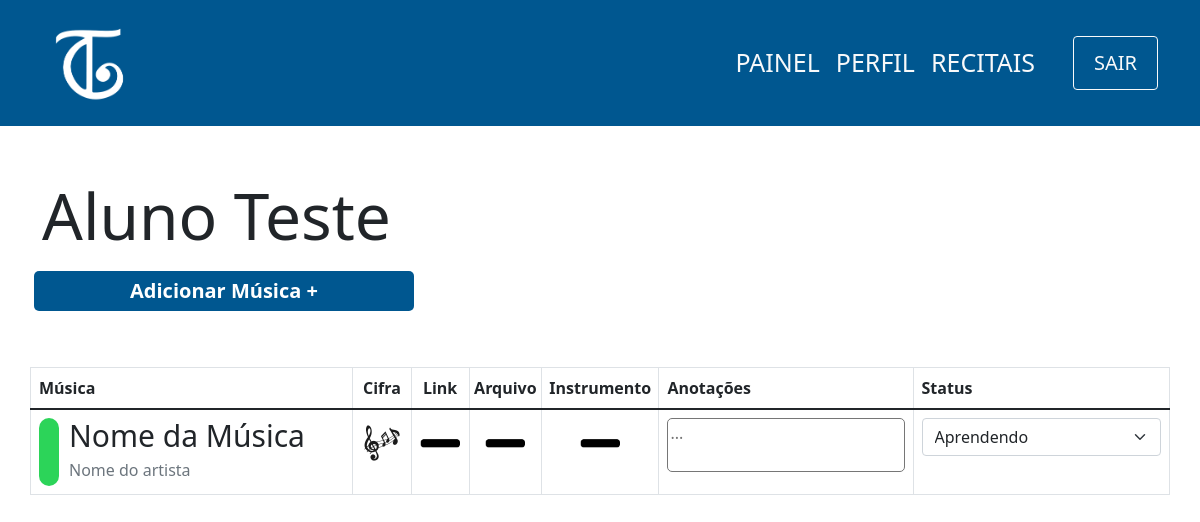
Page /view/aluno/musicas.php (signed in) on the earlier database version.
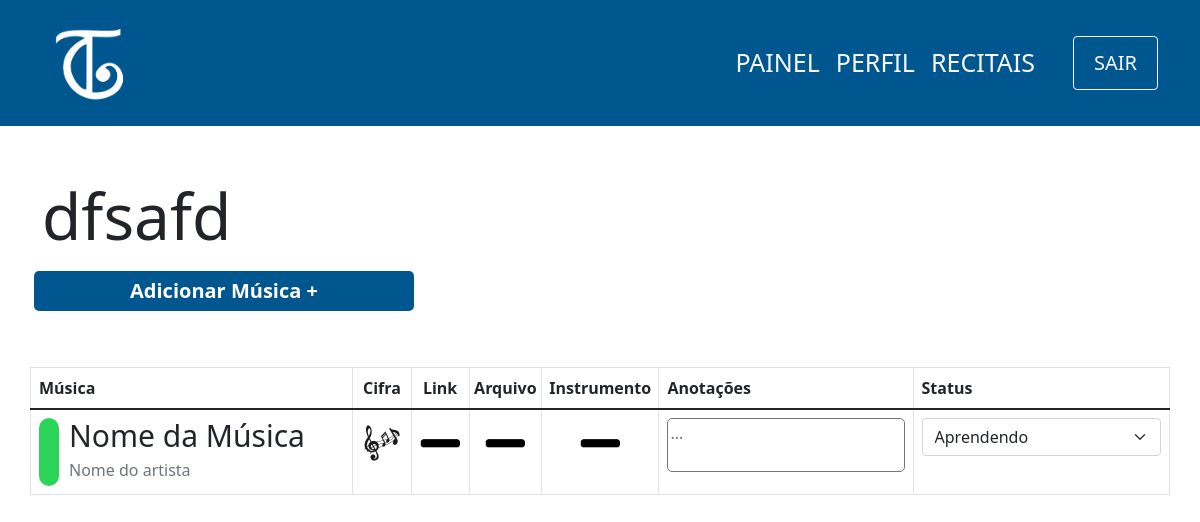
Same page on the later database version.
### tables this page shows
CREATE TABLE aluno(
                id INTEGER PRIMARY KEY,
                cpf varchar(11) not null,
                nome varchar(100) not null,
                username varchar(100) not null,
                responsavel varchar(100),
                data_nasc date not null,
                senha varchar(100) not null,
                email varchar(100) not null                    
            );

### controller/aluno/musicas.php (called while the page is built)
<?php
    $id=$_SESSION["id"];
    $sql = $db->prepare('SELECT * FROM aluno WHERE id = :id');
    $sql->bindParam(':id',$id);
    $sql->execute();
    $aluno=$sql->fetch();
?>

### view/aluno/musicas.php (the view, shortened to what this page needs)
<?php
    include '../../layouts/navbar.php';
    include '../../controller/aluno/musicas.php';
?>
<div class="container">
    <div class="row mt-5">
        <h1 class="mt-1 mb-3 display-3">
            <?php echo ($aluno['nome']) ?>
        </h1>
        <span class="btn-principal col-md-4 col-sm-12 mx-1 text-center mb-5">
            <a>Adicionar Música +</a>
        </span>
        <div class="table-responsive px-0">
            <table class="table table-hover table-bordered mt-2 p-0">
                <thead>
                    <tr style="">
                        <th scope="col" colspan="3" >Música</th>
                        <th scope="col" colspan="1" class="text-center px-0">Cifra</th>
                        <th scope="col" colspan="1" class="text-center px-0">Link</th>
                        <th scope="col" colspan="1" class="text-center px-0">Arquivo</th>
                        <th scope="col" colspan="1" class="text-center px-0">Instrumento</th>
                        <th scope="col" colspan="2">Anotações</th>
                        <th scope="col" colspan="2">Status</th>
                    </tr>
                </thead>
                <tbody>
                    <tr>
                        <td colspan="3">
                            <div style="position:relative">
                                <div class="status-badge verde" id="status-1">&nbsp</div>
                                <div class="d-flex flex-column" style="margin-left:30px">
                                    <p class="mb-1 font-weight-bold display-3" style="font-size:30px">Nome da Música</p>
                                    <p class="mb-1 font-weight-light text-muted">Nome do artista</p>
                                </div>
                            </div>
                        </td>
                        <td colspan="1" class="text-center px-0">
                            <img src="../../images/cifra-icon.png" width="50px">
                        </td>
                        <td colspan="1" class="text-center px-0">
                            <img src="../../images/none-icon.png" width="50px">
                        </td>
                        <td colspan="1" class="text-center px-0">
                            <img src="../../images/none-icon.png" width="50px">
                        </td>
                        <td colspan="1" class="text-center px-0">
                            <img src="../../images/none-icon.png" width="50px">
                        </td>
                        <td colspan="2">
                            <textarea class="anotacoes" id="note-1" placeholder="..." onblur="quickNoteUpdate(1)"></textarea>
                        </td>
                        <td colspan="2">
                            <select class="form-select" id="select-1" onchange="changeColor(1)">
                                <option value="1">Aprendendo</option>
                        </td>
               </tbody>
            </table>
        </div>
    </div>
</div>

### layouts/header.php (shortened to what this page needs)
<?php
    echo'   <!doctype html>
    <html lang="pt-br">
      <head>
        <meta charset="utf-8">
        <meta name="viewport" content="width=device-width, initial-scale=1">
        <link href="https://cdn.jsdelivr.net/npm/bootstrap@5.1.3/dist/css/bootstrap.min.css" rel="stylesheet">
        <script src="https://cdn.jsdelivr.net/npm/bootstrap@5.1.3/dist/js/bootstrap.bundle.min.js"></script>
        <link href="http://fonts.googleapis.com/css?family=Roboto" rel="stylesheet" type="text/css">
        <link href="../../css/style.css" rel="stylesheet" type="text/css">
        <title>Toque Cultural</title>
    </head>
    <style>
        .azul-cultural{
            background-color: #005790;
        }
        .nav-link{
            font-size: 25px;
            font-weight: 300;
        }
        .nav-link:hover{
            text-decoration: underline;
            background-color: #004a7c;
        }
        .active{
            font-weight: 600 !important;
        }
    </style>
    <body>';
?>

### layouts/navbar.php (shortened to what this page needs)
<?php
    include 'header.php';
    echo('
    <nav class="navbar navbar-expand-lg navbar-light azul-cultural">
        <div class="container d-flex flex-md-row flex-sm-column">
            <a class="navbar-brand" href="#"><img src="../../images/logo-2-branco.png" width="100px"></a>
            <div class="justify-content-md-right justify-content-sm-center">
                <button class="navbar-toggler text-white" type="btn-secundario" data-bs-toggle="collapse" data-bs-target="#navbarSupportedContent" aria-controls="navbarSupportedContent" aria-expanded="false" aria-label="Toggle navigation">
                    <span class="navbar-toggler-icon"></span>
                </button>
                <div class="collapse navbar-collapse align-right" id="navbarSupportedContent">
                    <ul class="navbar-nav mr-auto mt-2 mt-lg-0">');
                    if($_SESSION['Acesso']=='adm'){
                        echo('
                        <li class="nav-item">
                            <a class="nav-link text-light" href="#" id="nav-painel">PAINEL</a>
                        </li>
                        ');
                    }
                    echo('
                        <li class="nav-item">
                            <a class="nav-link text-light" href="#" id="nav-perfil">PERFIL</a>
                        </li>
                        <li class="nav-item" style="margin-right: 30px;">
                            <a class="nav-link text-light" href="#" id="nav-recitais">RECITAIS</a>
                        </li>
                        <form action="../../controller/login/logout.php" method="POST">
                            <input type="submit" class="btn btn-outline-light mt-auto " style="font-size: 20px; height: 100%; padding: 0px 20px;" value="SAIR">
                        </form>
                    </ul>
                </div>
            </div>
        </div>
      </nav>
      ');
?>

### css/style.css (style rules this page uses)
a { text-decoration: none; color:white; }
.btn-principal { background-color: #005790; color:white; padding: 5px 25px; font-weight: 600; font-size:20px; border:none; border-radius:5px; cursor: pointer; text-decoration: none; }

### layouts/header.php (style rules this page uses)
.azul-cultural { background-color: #005790; }
.nav-link { font-size: 25px; font-weight: 300; }

### view/aluno/musicas.php (style rules this page uses)
.status-badge { position: absolute; height: 100%; width: 20px; border-radius:10px; }
.anotacoes { width:100%; resize:none; border-radius:5px; }
.verde { background-color:#2cd459; }

Differences in the rows shown:
changed aluno: nome "Aluno Teste" → "dfsafd"
